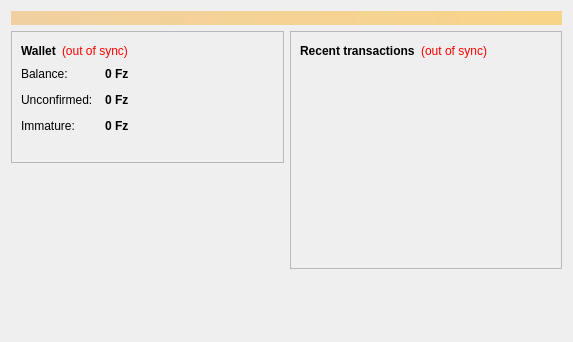
<?xml version="1.0" encoding="UTF-8"?>
<ui version="4.0">
 <class>OverviewPage</class>
 <widget class="QWidget" name="OverviewPage">
  <property name="geometry">
   <rect>
    <x>0</x>
    <y>0</y>
    <width>573</width>
    <height>342</height>
   </rect>
  </property>
  <property name="windowTitle">
   <string>Form</string>
  </property>
  <layout class="QVBoxLayout" name="topLayout">
   <item>
    <widget class="QLabel" name="labelAlerts">
     <property name="visible">
      <bool>false</bool>
     </property>
     <property name="styleSheet">
      <string notr="true">background-color: qlineargradient(x1: 0, y1: 0, x2: 1, y2: 0, stop:0 #F0D0A0, stop:1 #F8D488); color:#000000;</string>
     </property>
     <property name="wordWrap">
      <bool>true</bool>
     </property>
     <property name="margin">
      <number>3</number>
     </property>
    </widget>
   </item>
   <item>
    <layout class="QHBoxLayout" name="horizontalLayout" stretch="1,1">
     <item>
      <layout class="QVBoxLayout" name="verticalLayout_2">
       <item>
        <widget class="QFrame" name="frame">
         <property name="frameShape">
          <enum>QFrame::StyledPanel</enum>
         </property>
         <property name="frameShadow">
          <enum>QFrame::Raised</enum>
         </property>
         <layout class="QVBoxLayout" name="verticalLayout_4">
          <item>
           <layout class="QHBoxLayout" name="horizontalLayout_4">
            <item>
             <widget class="QLabel" name="label_5">
              <property name="font">
               <font>
                <weight>75</weight>
                <bold>true</bold>
               </font>
              </property>
              <property name="text">
               <string>Wallet</string>
              </property>
             </widget>
            </item>
            <item>
             <widget class="QLabel" name="labelWalletStatus">
              <property name="toolTip">
               <string>&lt;html&gt;&lt;head/&gt;&lt;body&gt;&lt;p&gt;The displayed information may be out of date. Your wallet automatically synchronizes with the Frozen network after a connection is established, but this process has not completed yet.&lt;/p&gt;&lt;/body&gt;&lt;/html&gt;</string>
              </property>
              <property name="styleSheet">
               <string notr="true">QLabel { color: red; }</string>
              </property>
              <property name="text">
               <string notr="true">(out of sync)</string>
              </property>
              <property name="alignment">
               <set>Qt::AlignLeading|Qt::AlignLeft|Qt::AlignVCenter</set>
              </property>
             </widget>
            </item>
            <item>
             <spacer name="horizontalSpacer_2">
              <property name="orientation">
               <enum>Qt::Horizontal</enum>
              </property>
              <property name="sizeHint" stdset="0">
               <size>
                <width>40</width>
                <height>20</height>
               </size>
              </property>
             </spacer>
            </item>
           </layout>
          </item>
          <item>
           <layout class="QFormLayout" name="formLayout_2">
            <property name="fieldGrowthPolicy">
             <enum>QFormLayout::AllNonFixedFieldsGrow</enum>
            </property>
            <property name="horizontalSpacing">
             <number>12</number>
            </property>
            <property name="verticalSpacing">
             <number>12</number>
            </property>
            <item row="0" column="0">
             <widget class="QLabel" name="label">
              <property name="text">
               <string>Balance:</string>
              </property>
             </widget>
            </item>
            <item row="0" column="1">
             <widget class="QLabel" name="labelBalance">
              <property name="font">
               <font>
                <weight>75</weight>
                <bold>true</bold>
               </font>
              </property>
              <property name="cursor">
               <cursorShape>IBeamCursor</cursorShape>
              </property>
              <property name="toolTip">
               <string>Your current balance</string>
              </property>
              <property name="text">
               <string notr="true">0 Fz</string>
              </property>
              <property name="textInteractionFlags">
               <set>Qt::LinksAccessibleByMouse|Qt::TextSelectableByKeyboard|Qt::TextSelectableByMouse</set>
              </property>
             </widget>
            </item>
            <item row="1" column="0">
             <widget class="QLabel" name="label_3">
              <property name="text">
               <string>Unconfirmed:</string>
              </property>
             </widget>
            </item>
            <item row="1" column="1">
             <widget class="QLabel" name="labelUnconfirmed">
              <property name="font">
               <font>
                <weight>75</weight>
                <bold>true</bold>
               </font>
              </property>
              <property name="cursor">
               <cursorShape>IBeamCursor</cursorShape>
              </property>
              <property name="toolTip">
               <string>Total of transactions that have yet to be confirmed, and do not yet count toward the current balance</string>
              </property>
              <property name="text">
               <string notr="true">0 Fz</string>
              </property>
              <property name="textInteractionFlags">
               <set>Qt::LinksAccessibleByMouse|Qt::TextSelectableByKeyboard|Qt::TextSelectableByMouse</set>
              </property>
             </widget>
            </item>
            <item row="2" column="0">
             <widget class="QLabel" name="labelImmatureText">
              <property name="text">
               <string>Immature:</string>
              </property>
             </widget>
            </item>
            <item row="2" column="1">
             <widget class="QLabel" name="labelImmature">
              <property name="font">
               <font>
                <weight>75</weight>
                <bold>true</bold>
               </font>
              </property>
              <property name="toolTip">
               <string>Mined balance that has not yet matured</string>
              </property>
              <property name="text">
               <string notr="true">0 Fz</string>
              </property>
              <property name="textInteractionFlags">
               <set>Qt::LinksAccessibleByMouse|Qt::TextSelectableByKeyboard|Qt::TextSelectableByMouse</set>
              </property>
             </widget>
            </item>
           </layout>
          </item>
          <item>
           <widget class="QLabel" name="label_wallet_bgcoin">
            <property name="text">
             <string/>
            </property>
            <property name="pixmap">
             <pixmap resource="../bitcoin.qrc">:/images/wallet_bgcoin</pixmap>
            </property>
            <property name="scaledContents">
             <bool>false</bool>
            </property>
            <property name="alignment">
             <set>Qt::AlignCenter</set>
            </property>
            <property name="margin">
             <number>-2</number>
            </property>
           </widget>
          </item>
         </layout>
        </widget>
       </item>
       <item>
        <spacer name="verticalSpacer">
         <property name="orientation">
          <enum>Qt::Vertical</enum>
         </property>
         <property name="sizeHint" stdset="0">
          <size>
           <width>20</width>
           <height>40</height>
          </size>
         </property>
        </spacer>
       </item>
      </layout>
     </item>
     <item>
      <layout class="QVBoxLayout" name="verticalLayout_3">
       <item>
        <widget class="QFrame" name="frame_2">
         <property name="frameShape">
          <enum>QFrame::StyledPanel</enum>
         </property>
         <property name="frameShadow">
          <enum>QFrame::Raised</enum>
         </property>
         <layout class="QVBoxLayout" name="verticalLayout">
          <item>
           <layout class="QHBoxLayout" name="horizontalLayout_2">
            <item>
             <widget class="QLabel" name="label_4">
              <property name="text">
               <string>&lt;b&gt;Recent transactions&lt;/b&gt;</string>
              </property>
             </widget>
            </item>
            <item>
             <widget class="QLabel" name="labelTransactionsStatus">
              <property name="toolTip">
               <string>&lt;html&gt;&lt;head/&gt;&lt;body&gt;&lt;p&gt;The displayed information may be out of date. Your wallet automatically synchronizes with the Frozen network after a connection is established, but this process has not completed yet.&lt;/p&gt;&lt;/body&gt;&lt;/html&gt;</string>
              </property>
              <property name="styleSheet">
               <string notr="true">QLabel { color: red; }</string>
              </property>
              <property name="text">
               <string notr="true">(out of sync)</string>
              </property>
              <property name="alignment">
               <set>Qt::AlignRight|Qt::AlignTrailing|Qt::AlignVCenter</set>
              </property>
             </widget>
            </item>
            <item>
             <spacer name="horizontalSpacer">
              <property name="orientation">
               <enum>Qt::Horizontal</enum>
              </property>
              <property name="sizeHint" stdset="0">
               <size>
                <width>40</width>
                <height>20</height>
               </size>
              </property>
             </spacer>
            </item>
           </layout>
          </item>
          <item>
           <widget class="QListView" name="listTransactions">
            <property name="styleSheet">
             <string notr="true">QListView { background: transparent; }</string>
            </property>
            <property name="frameShape">
             <enum>QFrame::NoFrame</enum>
            </property>
            <property name="verticalScrollBarPolicy">
             <enum>Qt::ScrollBarAlwaysOff</enum>
            </property>
            <property name="horizontalScrollBarPolicy">
             <enum>Qt::ScrollBarAlwaysOff</enum>
            </property>
            <property name="selectionMode">
             <enum>QAbstractItemView::NoSelection</enum>
            </property>
           </widget>
          </item>
         </layout>
        </widget>
       </item>
       <item>
        <spacer name="verticalSpacer_2">
         <property name="orientation">
          <enum>Qt::Vertical</enum>
         </property>
         <property name="sizeHint" stdset="0">
          <size>
           <width>20</width>
           <height>40</height>
          </size>
         </property>
        </spacer>
       </item>
      </layout>
     </item>
    </layout>
   </item>
  </layout>
 </widget>
 <resources/>
 <connections/>
</ui>
